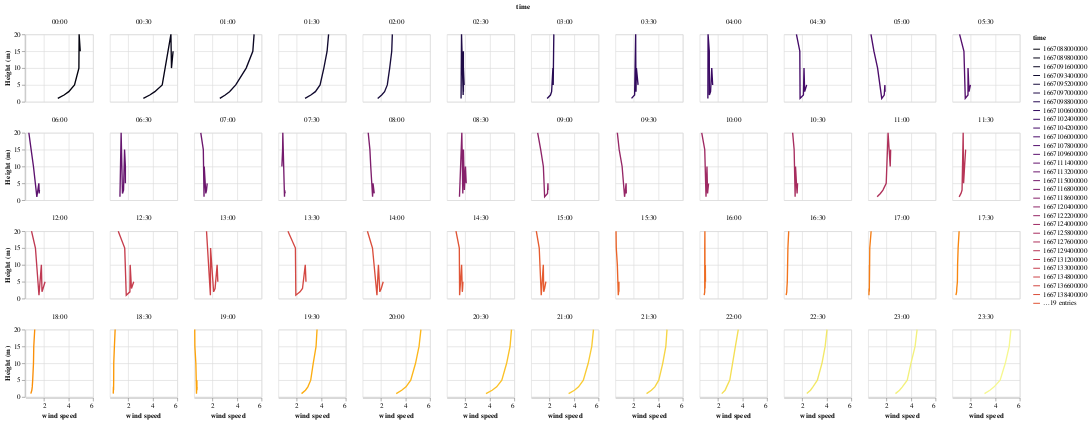

Notebook cell for this chart:
### Code cell
alt.Chart(src_30min.reset_index()).mark_line().transform_filter(
    alt.datum.tower == 'c'
).transform_filter(
    alt.datum.measurement == 'wind speed'
).encode(
    alt.X('value:Q', sort='y', title='wind speed'),
    alt.Y('height:Q', title='Height (m)'),
    alt.Color('time:O', scale=alt.Scale(scheme='inferno')),
    alt.Facet(
            'time:T', 
            header=alt.Header(format="%H:%M"),
            columns=12
        )
).properties(
    width=100,
    height=100
).resolve_scale(
    # x='independent'
)

### Figure 1 — Vega-Lite specification as saved in the notebook (floating-point values rounded to 4 significant figures; data arrays with more than 128 entries replaced by an {"elided": "..."} marker saying what was removed)
{"config": {"view": {"continuousWidth": 400, "continuousHeight": 300}}, "data": {"name": "data-47f2d8d8951e2061135b81e22f09c241"}, "mark": "line", "encoding": {"color": {"field": "time", "scale": {"scheme": "inferno"}, "type": "ordinal"}, "facet": {"columns": 12, "field": "time", "header": {"format": "%H:%M"}, "type": "temporal"}, "x": {"field": "value", "sort": "y", "title": "wind speed", "type": "quantitative"}, "y": {"field": "height", "title": "Height (m)", "type": "quantitative"}}, "height": 100, "resolve": {"scale": {}}, "transform": [{"filter": "(datum.tower === 'c')"}, {"filter": "(datum.measurement === 'wind speed')"}], "width": 100, "$schema": "https://vega.github.io/schema/vega-lite/v4.17.0.json", "datasets": {"data-47f2d8d8951e2061135b81e22f09c241": {"elided": "1536 records"}}}
